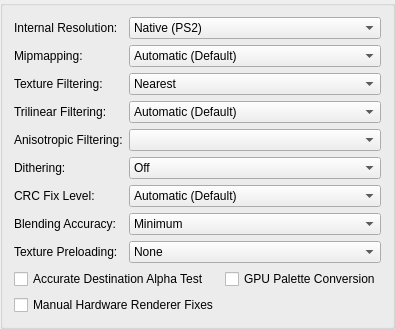
     <widget class="QGroupBox" name="hardwareRenderingTab">
      <attribute name="title">
       <string>Rendering</string>
      </attribute>
      <layout class="QFormLayout" name="formLayout_4">
       <item row="0" column="0">
        <widget class="QLabel" name="label">
         <property name="text">
          <string>Internal Resolution:</string>
         </property>
        </widget>
       </item>
       <item row="0" column="1">
        <widget class="QComboBox" name="upscaleMultiplier">
         <item>
          <property name="text">
           <string>Native (PS2)</string>
          </property>
         </item>
         <item>
          <property name="text">
           <string>2x Native (~720p)</string>
          </property>
         </item>
         <item>
          <property name="text">
           <string>3x Native (~1080p)</string>
          </property>
         </item>
         <item>
          <property name="text">
           <string>4x Native (~1440p/2K)</string>
          </property>
         </item>
         <item>
          <property name="text">
           <string>5x Native (~1620p)</string>
          </property>
         </item>
         <item>
          <property name="text">
           <string>6x Native (~2160p/4K)</string>
          </property>
         </item>
         <item>
          <property name="text">
           <string>7x Native (~2520p)</string>
          </property>
         </item>
         <item>
          <property name="text">
           <string>8x Native (~2880p)</string>
          </property>
         </item>
        </widget>
       </item>
       <item row="1" column="0">
        <widget class="QLabel" name="label_6">
         <property name="text">
          <string>Mipmapping:</string>
         </property>
        </widget>
       </item>
       <item row="1" column="1">
        <widget class="QComboBox" name="mipmapping">
         <item>
          <property name="text">
           <string>Automatic (Default)</string>
          </property>
         </item>
         <item>
          <property name="text">
           <string>Off</string>
          </property>
         </item>
         <item>
          <property name="text">
           <string>Basic (Generated Mipmaps)</string>
          </property>
         </item>
         <item>
          <property name="text">
           <string>Full (PS2 Mipmaps)</string>
          </property>
         </item>
        </widget>
       </item>
       <item row="2" column="0">
        <widget class="QLabel" name="label_13">
         <property name="text">
          <string>Texture Filtering:</string>
         </property>
        </widget>
       </item>
       <item row="2" column="1">
        <widget class="QComboBox" name="textureFiltering">
         <item>
          <property name="text">
           <string>Nearest</string>
          </property>
         </item>
         <item>
          <property name="text">
           <string>Bilinear (Forced)</string>
          </property>
         </item>
         <item>
          <property name="text">
           <string>Bilinear (PS2)</string>
          </property>
         </item>
         <item>
          <property name="text">
           <string>Bilinear (Forced excluding sprite)</string>
          </property>
         </item>
        </widget>
       </item>
       <item row="3" column="0">
        <widget class="QLabel" name="label_11">
         <property name="text">
          <string>Trilinear Filtering:</string>
         </property>
        </widget>
       </item>
       <item row="3" column="1">
        <widget class="QComboBox" name="trilinearFiltering">
         <item>
          <property name="text">
           <string>Automatic (Default)</string>
          </property>
         </item>
         <item>
          <property name="text">
           <string>Off (None)</string>
          </property>
         </item>
         <item>
          <property name="text">
           <string>Trilinear (PS2)</string>
          </property>
         </item>
         <item>
          <property name="text">
           <string>Trilinear (Forced)</string>
          </property>
         </item>
        </widget>
       </item>
       <item row="4" column="0">
        <widget class="QLabel" name="label_5">
         <property name="text">
          <string>Anisotropic Filtering:</string>
         </property>
        </widget>
       </item>
       <item row="4" column="1">
        <widget class="QComboBox" name="anisotropicFiltering"/>
       </item>
       <item row="5" column="0">
        <widget class="QLabel" name="label_2">
         <property name="text">
          <string>Dithering:</string>
         </property>
        </widget>
       </item>
       <item row="5" column="1">
        <widget class="QComboBox" name="dithering">
         <item>
          <property name="text">
           <string>Off</string>
          </property>
         </item>
         <item>
          <property name="text">
           <string>Scaled</string>
          </property>
         </item>
         <item>
          <property name="text">
           <string>Unscaled (Default)</string>
          </property>
         </item>
        </widget>
       </item>
       <item row="6" column="0">
        <widget class="QLabel" name="label_7">
         <property name="text">
          <string>CRC Fix Level:</string>
         </property>
        </widget>
       </item>
       <item row="6" column="1">
        <widget class="QComboBox" name="crcFixLevel">
         <item>
          <property name="text">
           <string>Automatic (Default)</string>
          </property>
         </item>
         <item>
          <property name="text">
           <string>None (Debug)</string>
          </property>
         </item>
         <item>
          <property name="text">
           <string>Minimum (Debug)</string>
          </property>
         </item>
         <item>
          <property name="text">
           <string>Partial (OpenGL)</string>
          </property>
         </item>
         <item>
          <property name="text">
           <string>Full (Direct3D)</string>
          </property>
         </item>
         <item>
          <property name="text">
           <string>Aggressive</string>
          </property>
         </item>
        </widget>
       </item>
       <item row="7" column="0">
        <widget class="QLabel" name="label_8">
         <property name="text">
          <string>Blending Accuracy:</string>
         </property>
        </widget>
       </item>
       <item row="7" column="1">
        <widget class="QComboBox" name="blending">
         <item>
          <property name="text">
           <string>Minimum</string>
          </property>
         </item>
         <item>
          <property name="text">
           <string>Basic (Recommended)</string>
          </property>
         </item>
         <item>
          <property name="text">
           <string>Medium</string>
          </property>
         </item>
         <item>
          <property name="text">
           <string>High</string>
          </property>
         </item>
         <item>
          <property name="text">
           <string>Full (Slow)</string>
          </property>
         </item>
         <item>
          <property name="text">
           <string>Maximum (Very Slow)</string>
          </property>
         </item>
        </widget>
       </item>
       <item row="8" column="0">
        <widget class="QLabel" name="label_20">
         <property name="text">
          <string>Texture Preloading:</string>
         </property>
        </widget>
       </item>
       <item row="8" column="1">
        <widget class="QComboBox" name="texturePreloading">
         <item>
          <property name="text">
           <string>None</string>
          </property>
         </item>
         <item>
          <property name="text">
           <string>Partial</string>
          </property>
         </item>
         <item>
          <property name="text">
           <string>Full (Hash Cache)</string>
          </property>
         </item>
        </widget>
       </item>
       <item row="9" column="0" colspan="2">
        <layout class="QGridLayout" name="basicCheckboxGridLayout">
         <item row="0" column="0">
          <widget class="QCheckBox" name="accurateDATE">
           <property name="text">
            <string>Accurate Destination Alpha Test</string>
           </property>
          </widget>
         </item>
         <item row="0" column="1">
          <widget class="QCheckBox" name="gpuPaletteConversion">
           <property name="text">
            <string>GPU Palette Conversion</string>
           </property>
          </widget>
         </item>
         <item row="1" column="0">
          <widget class="QCheckBox" name="enableHWFixes">
           <property name="text">
            <string>Manual Hardware Renderer Fixes</string>
           </property>
          </widget>
         </item>
        </layout>
       </item>
      </layout>
     </widget>
